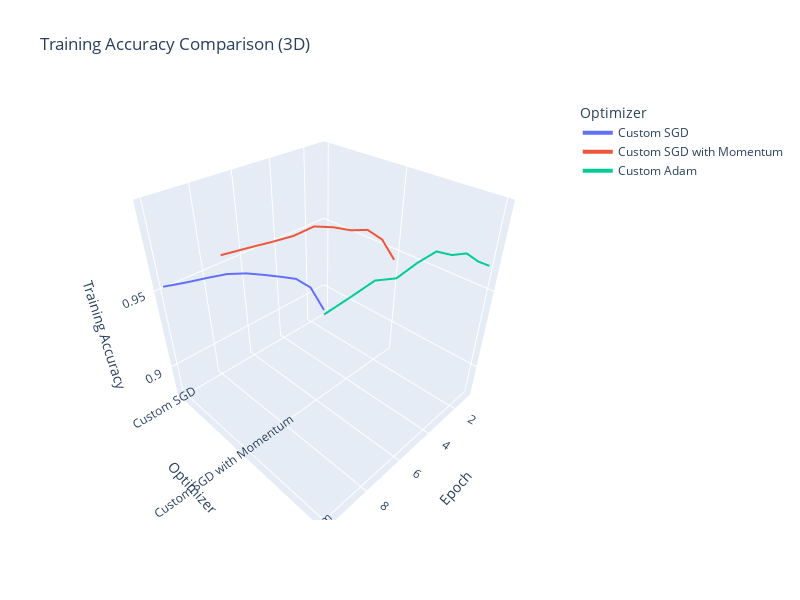

The code cell stored with this chart in its notebook:
### Code cell
# Create DataFrame for Training Accuracy
train_data = []
epochs = np.arange(1, 11)
optimizers = ['Custom SGD', 'Custom SGD with Momentum', 'Custom Adam']

for opt in optimizers:
    for epoch, acc in enumerate(results[opt][0], 1):
        train_data.append({
            'Epoch': epoch,
            'Optimizer': opt,
            'Accuracy': acc
        })

df_train = pd.DataFrame(train_data)

# Create interactive 3D plot
fig = px.line_3d(df_train, 
                 x='Epoch', 
                 y='Optimizer', 
                 z='Accuracy',
                 color='Optimizer',
                 title='Training Accuracy Comparison (3D)',
                 labels={'Accuracy': 'Training Accuracy'})

fig.update_traces(line=dict(width=4))
fig.update_layout(
    scene = dict(
        xaxis_title='Epoch',
        yaxis_title='Optimizer',
        zaxis_title='Training Accuracy'
    ),
    width=800,
    height=600,
    showlegend=True
)
fig.show()

### Figure 1 — Plotly figure (JSON) as saved in the notebook; plotly's stock layout.template omitted (floating-point values rounded to 4 significant figures)
{"data": [{"hovertemplate": "Optimizer=%{y}<br>Epoch=%{x}<br>Training Accuracy=%{z}<extra></extra>", "legendgroup": "Custom SGD", "line": {"color": "#636efa", "dash": "solid", "width": 4}, "marker": {"symbol": "circle"}, "mode": "lines", "name": "Custom SGD", "scene": "scene", "showlegend": true, "type": "scatter3d", "x": [1, 2, 3, 4, 5, 6, 7, 8, 9, 10], "y": ["Custom SGD", "Custom SGD", "Custom SGD", "Custom SGD", "Custom SGD", "Custom SGD", "Custom SGD", "Custom SGD", "Custom SGD", "Custom SGD"], "z": [0.8821, 0.9066, 0.9189, 0.9258, 0.9326, 0.939, 0.9439, 0.9469, 0.9496, 0.9527]}, {"hovertemplate": "Optimizer=%{y}<br>Epoch=%{x}<br>Training Accuracy=%{z}<extra></extra>", "legendgroup": "Custom SGD with Momentum", "line": {"color": "#EF553B", "dash": "solid", "width": 4}, "marker": {"symbol": "circle"}, "mode": "lines", "name": "Custom SGD with Momentum", "scene": "scene", "showlegend": true, "type": "scatter3d", "x": [1, 2, 3, 4, 5, 6, 7, 8, 9, 10], "y": ["Custom SGD with Momentum", "Custom SGD with Momentum", "Custom SGD with Momentum", "Custom SGD with Momentum", "Custom SGD with Momentum", "Custom SGD with Momentum", "Custom SGD with Momentum", "Custom SGD with Momentum", "Custom SGD with Momentum", "Custom SGD with Momentum"], "z": [0.9453, 0.9628, 0.9728, 0.977, 0.9829, 0.9876, 0.9874, 0.989, 0.9909, 0.9927]}, {"hovertemplate": "Optimizer=%{y}<br>Epoch=%{x}<br>Training Accuracy=%{z}<extra></extra>", "legendgroup": "Custom Adam", "line": {"color": "#00cc96", "dash": "solid", "width": 4}, "marker": {"symbol": "circle"}, "mode": "lines", "name": "Custom Adam", "scene": "scene", "showlegend": true, "type": "scatter3d", "x": [1, 2, 3, 4, 5, 6, 7, 8, 9, 10], "y": ["Custom Adam", "Custom Adam", "Custom Adam", "Custom Adam", "Custom Adam", "Custom Adam", "Custom Adam", "Custom Adam", "Custom Adam", "Custom Adam"], "z": [0.9646, 0.9721, 0.9812, 0.9854, 0.9919, 0.9918, 0.9904, 0.995, 0.994, 0.9932]}], "layout": {"height": 600, "legend": {"title": {"text": "Optimizer"}, "tracegroupgap": 0}, "scene": {"domain": {"x": [0, 1], "y": [0, 1]}, "xaxis": {"title": {"text": "Epoch"}}, "yaxis": {"categoryarray": ["Custom SGD", "Custom SGD with Momentum", "Custom Adam"], "categoryorder": "array", "title": {"text": "Optimizer"}}, "zaxis": {"title": {"text": "Training Accuracy"}}}, "showlegend": true, "title": {"text": "Training Accuracy Comparison (3D)"}, "width": 800}}
